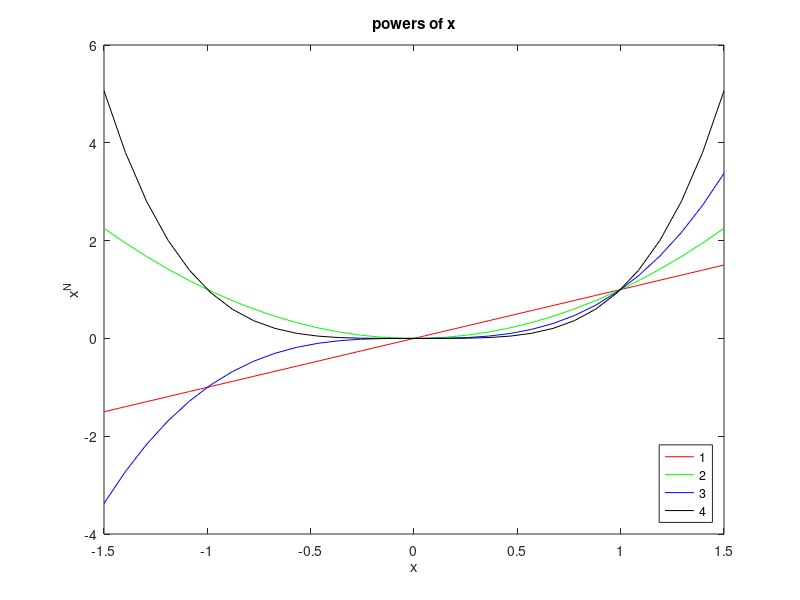

Here is the MATLAB script that generated this plot:
% Listing 11.2 Simple 2-D plots
x = linspace(-1.5, 1.5, 30);
clr = 'rgbk';
for pwr = 1:4
    plot(x, x.^pwr, clr(pwr))
    hold on
end
xlabel('x')
ylabel('x^N')
title('powers of x')
legend({'1', '2', '3', '4'}, ...
          'Location','SouthEast')
